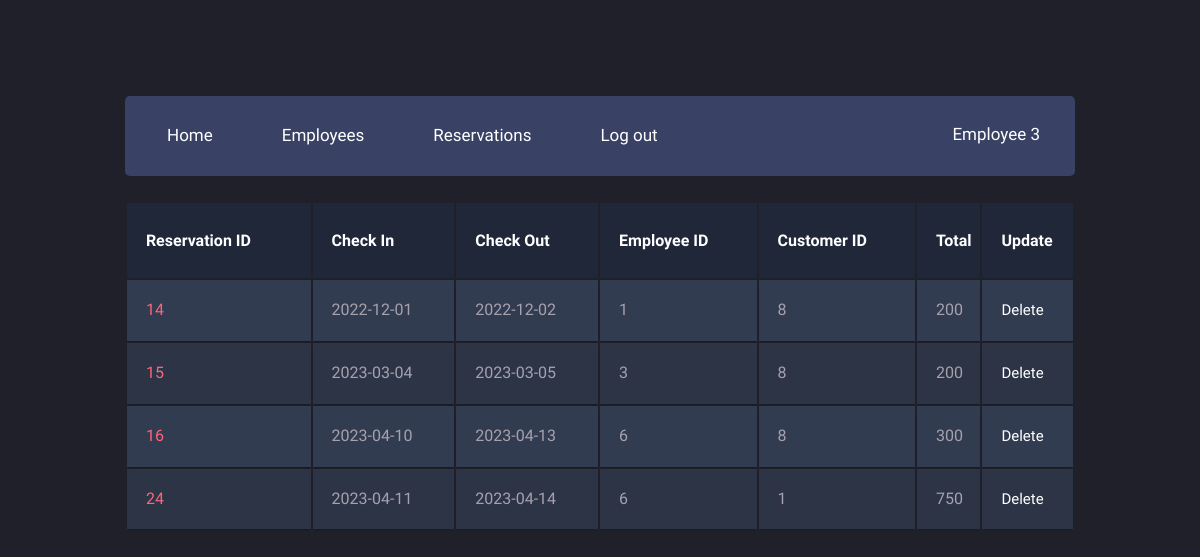
Before: /managers/reservations.php (signed in) with the older database file.
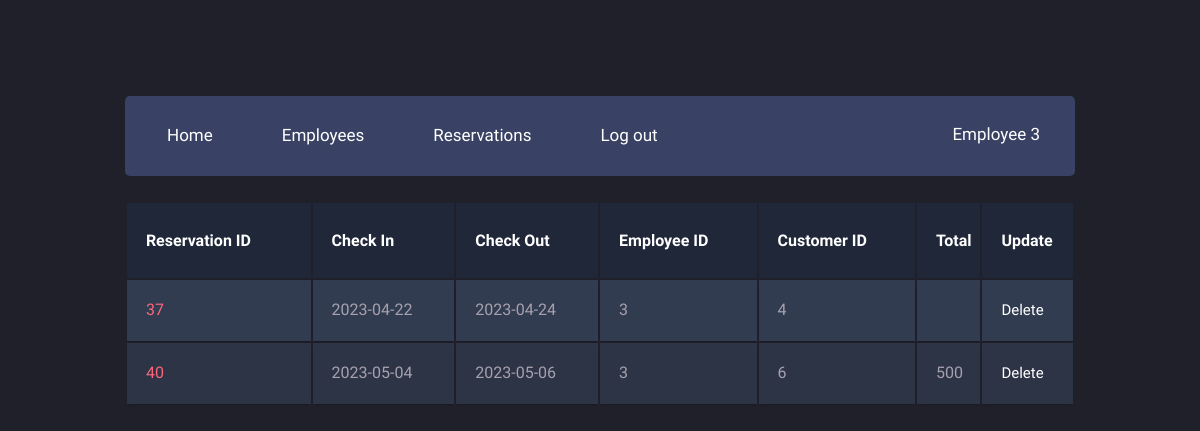
After: the same page with the newer database file.
### tables this page shows
CREATE TABLE `Reservations` (
  `resID` int(11) NOT NULL,
  `checkInDate` date NOT NULL,
  `checkOutDate` date NOT NULL,
  `reservedDate` date NOT NULL,
  `Employees_empID` int(11) NOT NULL,
  `Customers_cusID` int(11) NOT NULL
);

### managers/reservations.php (the view, shortened to what this page needs)
<?php
    $hotelID = $_SESSION['Hotels_hotelID'];
    include "../db_connect.php";
    $sql = "SELECT *
            from reservations inner join employees
            on employees_empID = empID
            where hotels_hotelID = '$hotelID';";
    $result = $conn->query($sql);
?>
<!DOCTYPE html>
<html>
    <head>
        <link rel="stylesheet" href="menu.css">
        <link rel="stylesheet" href="table.css">
    </head>
    <body>
        <div class="main-container">
            <header class="block">
                <ul class="header-menu horizontal-list">
                    <li>
                        <a class="header-menu-tab" href="home.php"><span class="icon fontawesome-user scnd-font-color"></span>Home</a>
                    </li>
                    <li>
                        <a class="header-menu-tab" href="employees.php"><span class="icon fontawesome-user scnd-font-color"></span>Employees</a>
                    </li>
                    <li>
                        <a class="header-menu-tab" href="reservations.php"><span class="icon fontawesome-star-empty scnd-font-color"></span>Reservations</a>
                    </li>
                    <li>
                        <a class="header-menu-tab" href="../account/logout.php"><span class="icon fontawesome-envelope scnd-font-color"></span>Log out</a>
                    </li>
                </ul>
                <div class="profile-menu">
                    <p><?php echo $_SESSION['empName']; ?> <a href=""><span class="entypo-down-open scnd-font-color"></span></a></p>
                </div>
            </header>
            <table class="container">
                <thead>
                    <tr>
                        <th><h1>Reservation ID</h1></th>
                        <th><h1>Check In</h1></th>
                        <th><h1>Check Out</h1></th>
                        <th><h1>Employee ID</h1></th>
                        <th><h1>Customer ID</h1></th>
                        <th><h1>Total</h1></th>
                        <th><h1>Update</h1></th>
                    </tr>
                </thead>
                <tbody>
                    <?php
                        if ($result->num_rows > 0) {
                            while ($row = $result->fetch_assoc()) {
                    ?>
                                <tr>
                                    <td><?php echo $row['resID']; ?> </td>
                                    <td><?php echo $row['checkInDate']; ?> </td>
                                    <td><?php echo $row['checkOutDate']; ?> </td>
                                    <td><?php echo $row['Employees_empID']; ?> </td>
                                    <td><?php echo $row['Customers_cusID']; ?> </td>
                                    <td><?php
                                        $resID = $row['resID'];
                                        $sql1 = "SELECT sum(price) * (checkOutDate - checkInDate) as total
                                                from rooms_has_reservations rhs inner join rooms r inner join reservations rs
                                                on  rhs.rooms_roomID = r.roomID
                                                and rhs.Rooms_hotels_hotelID = r.hotels_hotelID
                                                and rhs.reservations_resID = rs.resID
                                                where rhs.reservations_resID = '$resID';";
                                        $result1 = $conn->query($sql1);
                                        $row1 = $result1->fetch_assoc();
                                        echo $row1['total'];
                                    ?> </td>
                                    <td>
                                        <a class = "btn btn-danger" href = "deleteReservations.php?id=<?php echo $row['resID']; ?>">
                                        Delete</a>
                                    </td>
                                </tr>
                    <?php
                            }
                        }
                    ?>
                </tbody>
            </table>
        </div>
    </body>
</html>

Changed rows visible on the page:
removed reservations: resID "14", checkInDate "2022-12-01", checkOutDate "2022-12-02", Employees_empID "1", Customers_cusID "8", total "200"
removed reservations: resID "15", checkInDate "2023-03-04", checkOutDate "2023-03-05", Employees_empID "3", Customers_cusID "8", total "200"
removed reservations: resID "16", checkInDate "2023-04-10", checkOutDate "2023-04-13", Employees_empID "6", Customers_cusID "8", total "300"
removed reservations: resID "24", checkInDate "2023-04-11", checkOutDate "2023-04-14", Employees_empID "6", Customers_cusID "1", total "750"
added reservations: resID "37", checkInDate "2023-04-22", checkOutDate "2023-04-24", Employees_empID "3", Customers_cusID "4"
added reservations: resID "40", checkInDate "2023-05-04", checkOutDate "2023-05-06", Employees_empID "3", Customers_cusID "6", total "500"
